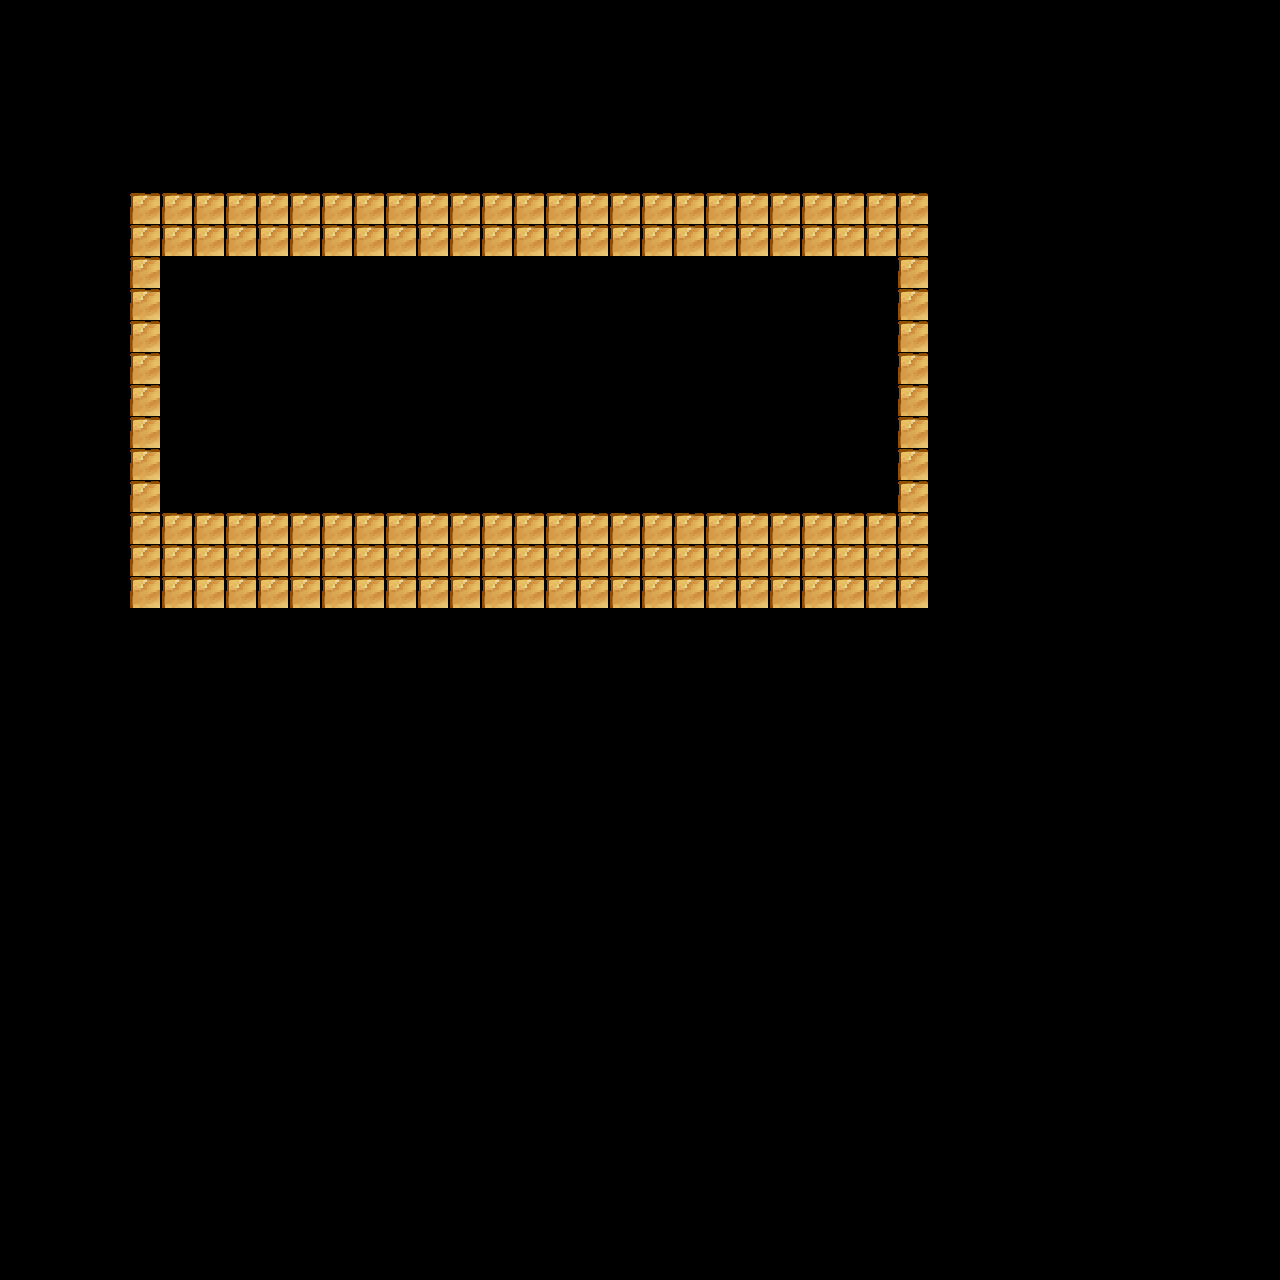

This game map was drawn from its Tiled (.tmx) file and the tilesets committed beside it. A one-line description and the trimmed map source follow:
An orthogonal 40x40 tile map with 32x32 px tiles, 1 tile layer (1).

<map version="1.5" tiledversion="1.6.0" orientation="orthogonal" renderorder="right-down" width="40" height="40" tilewidth="32" tileheight="32" infinite="0" nextlayerid="2" nextobjectid="1">
 <tileset firstgid="1" source="normal_block.tsx" />
 <layer id="1" name="1" width="40" height="40">
  <data>[1600 cells, 141 non-empty, 1 distinct tile ids]</data>
 </layer>
</map>